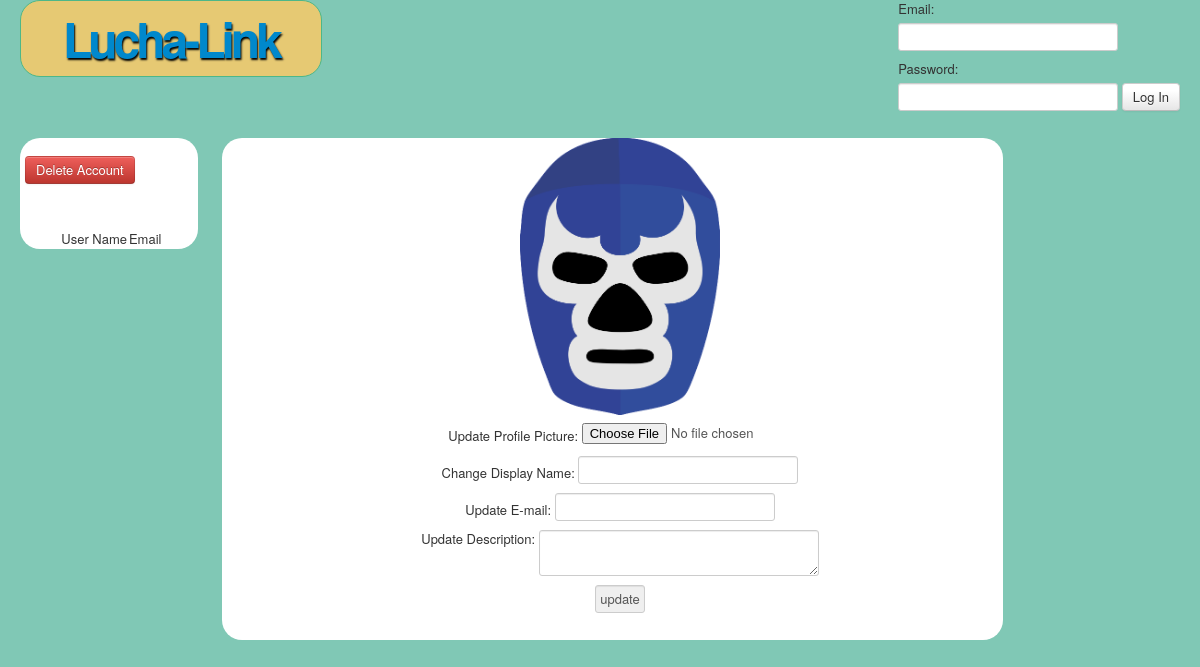
Before: /dashboard.php with the older database file.
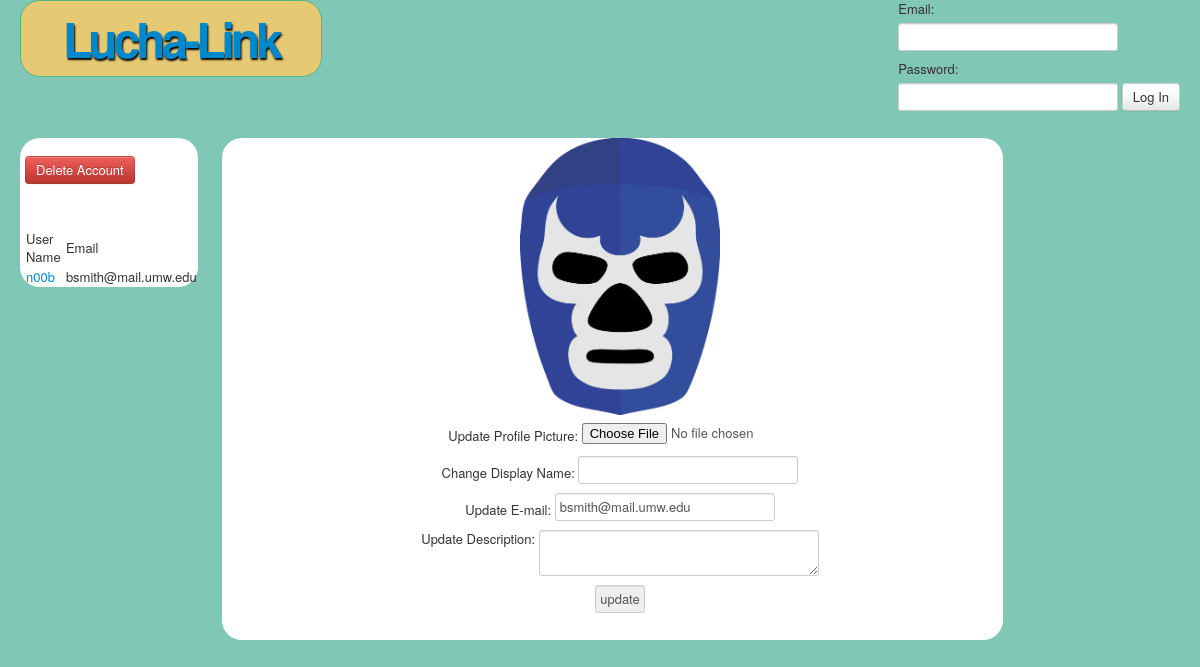
After: the same page with the newer database file.
### tables this page shows
CREATE TABLE `Users`(
	`player_id` int(100) NOT NULL AUTO_INCREMENT,
	`first_name` varchar(20) DEFAULT 'n00b',
	`last_name` varchar(30) DEFAULT 'n00b',
	`email` varchar(100) NOT NULL DEFAULT '',
	`password` varchar(40) NOT NULL,
	`display_name` varchar(20) DEFAULT 'n00b',
	 
	`profile_pic` blob,
	 PRIMARY KEY (`player_id`)
);

### dashboard.php (the view, shortened to what this page needs)
<!doctype html>
<html>
<head>
     <link rel="stylesheet" href="etc/css/bootstrap.min.css">
     <link rel="stylesheet" href="etc/css/lucha.css">
</head>
<body>
     <div class="container-fluid">
	<?php include 'topbar.php' ?>
          <div class="row-fluid">
		<div class="span2" id="sidebar"><br/>
			<form action="deleteAccountController.php" method=POST>
				<input class="btn btn-danger" type="submit" name="GET PWNED" value="Delete Account">
			</form>
			<br/>
		<table align="center">
		<tr><td>User Name</td>
		<td>Email</td></tr><tr>
		<?php
			$query = "SELECT * FROM Users ORDER BY display_name";
			$result = mysqli_query($db,$query);
			while($row = mysqli_fetch_array($result)){
				$displayname = $row['display_name'];
				$email = $row['email'];
				$id = $row['player_id'];
				echo "<td><a href = playerProfile.php?id=$id>$displayname</a></td><td>$email</td></tr>\n";
			}
		?>
		</table>
                </div>
		<div class="span8" id="dash">
			<img height=500 width=200 src="luchaMask.png"/><br/>
			<form action="updateProfileController.php" method=POST>
				Update Profile Picture: <input type="file" enctype="multipart/form-data" name="profPic"><br/>
				Change Display Name: <input type="text" name="displayName" value=<?php echo $name ?>><br/>
				Update E-mail: <input type="text" name="email" value=<?php echo $email ?>><br/>
				Update Description: <textarea class="input-xlarge" rows="2" name="desc" value=<?php echo "$desc" ?>></textarea><br/>
				<input type="submit" name="submit" value=update><br/>
			</form>
               </div>
          </div>
     </div>
</body>
</html>

### topbar.php
<?php
if(isset($_SESSION['user_name']) && isset($_SESSION['pid'])) {
	$name = $_SESSION['user_name'];
	$id = $_SESSION['pid'];
?>
 	  <div class="row" id="topbar">
               <div class="span4" id="logo">
                    <h2><a href="index.php">Lucha-Link</a></h2>
               </div>
               <div id="login">
                    <form class="pull-right form-stacked" action="logout.php" method = "POST">
				<a href="playerProfile.php?id=<?php echo $id ?>">My Profile</a>
                         <a href="dashboard.php">My Dashboard</a>
                         <input class="btn primary" type=submit name=submit value = "Log Out">
                    </form>
               </div>
          </div>
<?php   }
	else{
?>
	  <div class="row" id="topbar">
               <div class="span4" id="logo">
                    <h2><a href="index.php">Lucha-Link</a></h2>
               </div>
               <div id="login">
               <form class="pull-right form-stacked" action="loginController.php" method = "GET">
                    <label for="topbarEmail">Email: </label>
                    <input type=text size=25 name="email" id="topbarEmail">
                    <label for="topbarPass">Password: </label>
                    <input type=password size=25 name="password" id="topbarPass">
                    <input class="btn primary" type=submit name=submit value="Log In">
               </form>
               </div>
          </div>
<?php } ?>

### etc/css/lucha.css (style rules this page uses)
body { background-color:#80C8B5; }
#logo { background: #E6C973; border-radius: 20px; -moz-border-radius: 20px; -webkit-border-radius: 20px; border: 1px solid #4DB788; text-align: center; display: block; height: 75px; color: #332F3E; font-weight: bold; letter-spacing: -4px; text-shadow: 1px 2px 2px #000; }
#logo a { font-size: 200%; line-height: 75px; }
#sidebar { border-radius: 20px; -moz-border-radius: 20px; -webkit-border-radius: 20px; background: #fff; padding-left:5px; }
#dash { border-radius: 20px; -moz-border-radius: 20px; -webkit-border-radius: 20px; background: #fff; text-align: center; padding-left: 15px; }

Changed rows visible on the page:
added users: display_name "n00b", email "bsmith@mail.umw.edu"
